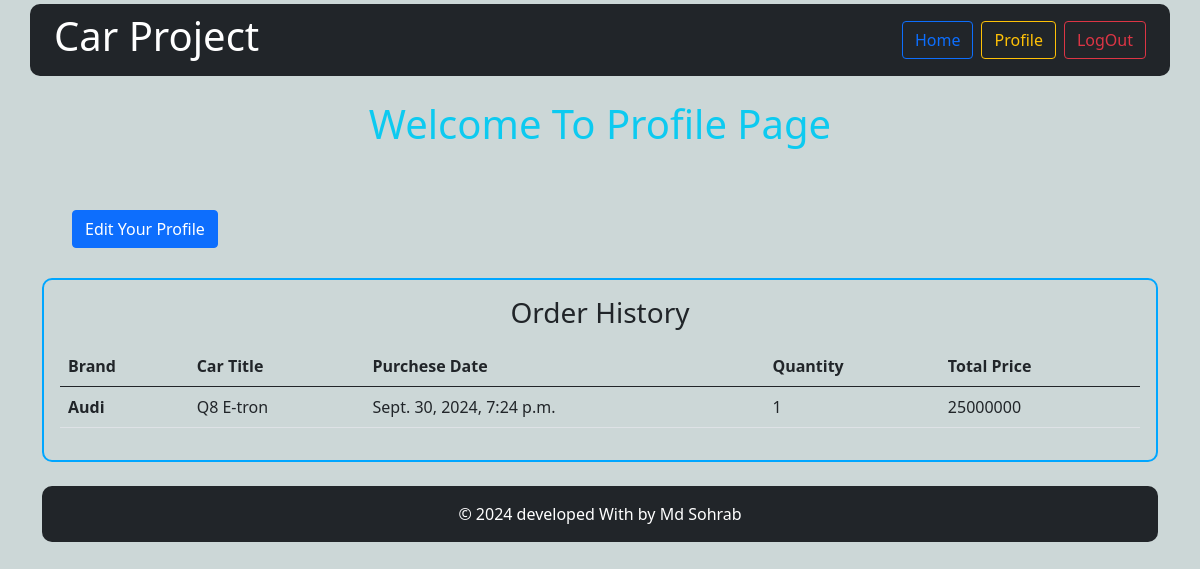
The page /author_app/profile/ (signed in) on the database its author committed.
### payment_app/models.py (models this page shows, shortened)
class PaymentModel(models.Model):
    car_model=models.ForeignKey(Post,on_delete=models.CASCADE)
    user=models.ForeignKey(User,on_delete=models.CASCADE)
    purchese_date=models.DateTimeField(auto_now_add=True)
    net_quantity=models.IntegerField()
    total_price=models.IntegerField()

### post_app/models.py (models this page shows, shortened)
class Post(models.Model):
    title = models.CharField(max_length=50)
    brand = models.CharField(max_length=100)
    price = models.IntegerField(null=True, blank=True)
    category = models.ManyToManyField(Category) #ekta post multiple categorir moddhe thakte pare abar ekta categorir moddhe multiple post thakte pare
    author = models.ForeignKey(User, on_delete=models.CASCADE)
    image = models.ImageField(upload_to='post_app/media/uploads/', blank=True, null=True)
    car_quantity = models.IntegerField(null=True, blank=True)

### author_app/views.py (the view)
# urls.py: path('profile/', views.ProfileView.as_view(), name='profile'),
class ProfileView(LoginRequiredMixin, TemplateView):
    template_name = 'profile.html'
    def get_context_data(self, **kwargs):
        context = super().get_context_data(**kwargs)
        context['data'] = Post.objects.filter(author=self.request.user)
        context['historie'] = PaymentModel.objects.all()
        return context

### author_app/templates/profile.html
{% extends 'base.html' %}
{% load crispy_forms_tags %}
{% block content %}
<h1 class="text-center text-info">Welcome To Profile Page</h1>
<br>
<a class="btn btn-primary" href="{% url 'edit_profile' %}" style="margin: 30px;">Edit Your Profile</a>
<br>
<div class="col-12 p-3 text-black" style="border: 2px solid rgb(0, 166, 255); border-radius:10px;">
    <h3 class="text-center">Order History</h3>
    <table class="table mt-3">
        <thead class="text-black">
            <tr>
                <th scope="col">Brand</th>
                <th scope="col">Car Title</th>
                <th scope="col">Purchese Date</th>
                <th scope="col">Quantity</th>
                <th scope="col">Total Price</th>
            </tr>
        </thead>
        <tbody class="table-group-divider">
            {% if historie %}
            {% for his in historie %}
            <tr class="text-black">
                <th scope="row">{{his.car_model.brand}}</th>
                <td>{{his.car_model.title}}</td>
                <td>{{his.purchese_date}}</td>
                <td>{{his.net_quantity}}</td>
                <td>{{his.total_price}}</td>
            </tr>
            {% endfor %}
            {% else %}
            <tr>
                <td colspan="5" class="text-center text-white">No Order Yet</td>
            </tr>
            {% endif %}
        </tbody>
    </table>
</div>
{% endblock content %}

### rows shown on the page
PaymentModel: car_model.brand "Audi", car_model "Q8 E-tron", purchese_date "Sept. 30, 2024, 7:24 p.m.", net_quantity "1", total_price "25000000"
